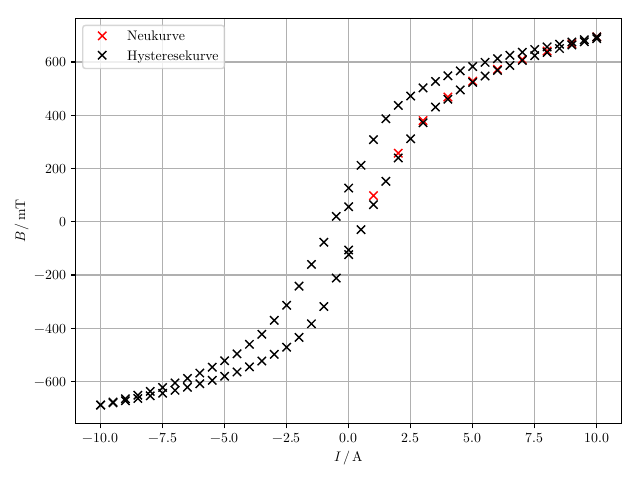

The script that saved this image:
import matplotlib as mpl
mpl.use('pgf')
import numpy as np
from scipy.optimize import curve_fit
import matplotlib.pyplot as plt
mpl.rcParams.update({
'font.family': 'serif',
'text.usetex': True,
'pgf.rcfonts': False,
'pgf.texsystem': 'lualatex',
'pgf.preamble': r'\usepackage{unicode-math}\usepackage{siunitx}',
})


x, y = np.genfromtxt('data6.txt', unpack=True)
x_2, y_2 = np.genfromtxt('data6.1.txt', unpack=True)


plt.plot(x, y, r'rx', label=r'Neukurve')
plt.plot(x_2, y_2, r'kx', label=r'Hysteresekurve')
plt.legend()
plt.grid()
plt.ylabel(r'$B \, / \, \si{\milli\tesla}$')
plt.xlabel(r'$I \, / \, \si{\ampere}$')
plt.tight_layout()
plt.savefig('plot6.pdf')
